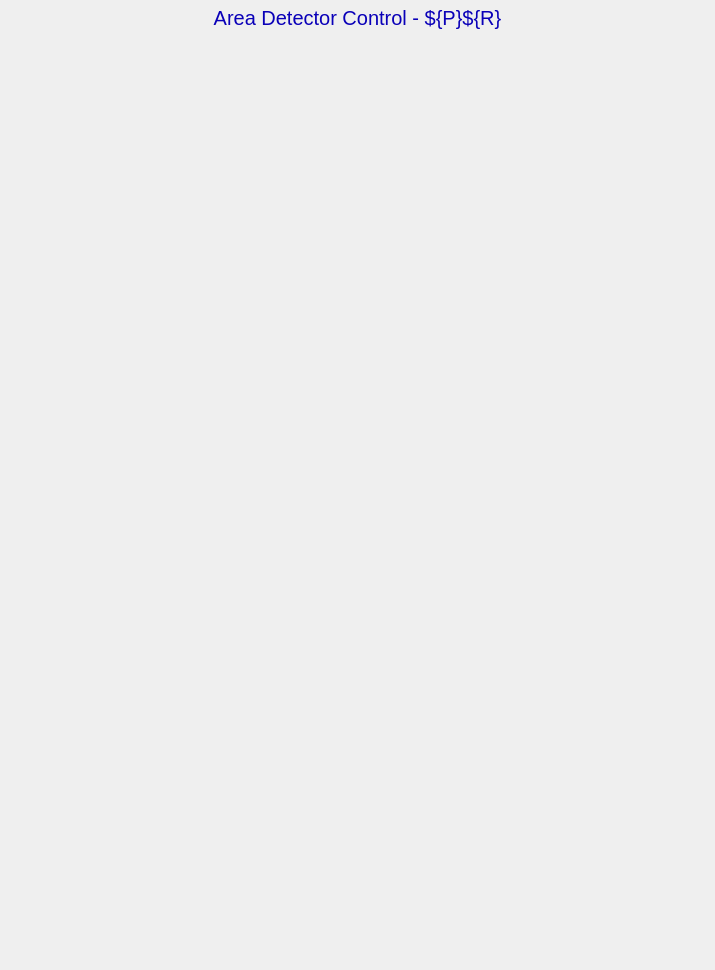
<?xml version="1.0" ?>
<ui version="4.0">
  <class>Dialog</class>
  <widget class="PyDMFrame" name="screen">
    <property name="geometry">
      <rect>
        <x>670</x>
        <y>172</y>
        <width>715</width>
        <height>970</height>
      </rect>
    </property>
    <property name="minimumSize">
      <size>
        <width>715</width>
        <height>970</height>
      </size>
    </property>
    <property name="styleSheet">
      <string notr="true">PyDMFrame#screen {
  color: rgb(0, 0, 0);
  background-color: rgb(187, 187, 187);
  }</string>
    </property>
    <property name="windowTitle">
      <string>ADBase</string>
    </property>
    <layout class="QGridLayout" name="gridLayout" columnstretch="5,1,349,1,4,350,5" rowstretch="4,1,24,1,5,165,5,170,5,80,5,220,5,155,5,5,55,55,5">
      <property name="leftMargin">
        <number>0</number>
      </property>
      <property name="topMargin">
        <number>0</number>
      </property>
      <property name="rightMargin">
        <number>0</number>
      </property>
      <property name="bottomMargin">
        <number>0</number>
      </property>
      <property name="horizontalSpacing">
        <number>0</number>
      </property>
      <property name="verticalSpacing">
        <number>0</number>
      </property>
      <item row="1" column="0" rowspan="2" colspan="7">
        <widget class="PyDMDrawingRectangle" name="rectangle">
          <property name="geometry">
            <rect>
              <x>0</x>
              <y>4</y>
              <width>715</width>
              <height>25</height>
            </rect>
          </property>
          <property name="sizePolicy">
            <sizepolicy hsizetype="Ignored" vsizetype="Ignored">
              <horstretch>0</horstretch>
              <verstretch>0</verstretch>
            </sizepolicy>
          </property>
          <property name="brush" stdset="0">
            <brush brushstyle="SolidPattern">
              <color alpha="255">
                <red>218</red>
                <green>218</green>
                <blue>218</blue>
              </color>
            </brush>
          </property>
          <property name="penStyle" stdset="0">
            <enum>Qt::SolidLine</enum>
          </property>
          <property name="penColor" stdset="0">
            <color>
              <red>218</red>
              <green>218</green>
              <blue>218</blue>
            </color>
          </property>
          <property name="penWidth" stdset="0">
            <double>0</double>
          </property>
          <property name="penCapStyle" stdset="0">
            <enum>Qt::FlatCap</enum>
          </property>
          <property name="toolTip">
            <string>rectangle</string>
          </property>
        </widget>
      </item>
      <item row="5" column="2" rowspan="3" colspan="2">
        <widget class="PyDMEmbeddedDisplay" name="composite">
          <property name="geometry">
            <rect>
              <x>6</x>
              <y>35</y>
              <width>350</width>
              <height>340</height>
            </rect>
          </property>
          <property name="sizePolicy">
            <sizepolicy hsizetype="Ignored" vsizetype="Ignored">
              <horstretch>0</horstretch>
              <verstretch>0</verstretch>
            </sizepolicy>
          </property>
          <property name="toolTip">
            <string>composite</string>
          </property>
          <property name="filename" stdset="0">
            <string>ADSetup.ui</string>
          </property>
        </widget>
      </item>
      <item row="5" column="5">
        <widget class="PyDMEmbeddedDisplay" name="composite_1">
          <property name="geometry">
            <rect>
              <x>360</x>
              <y>35</y>
              <width>350</width>
              <height>165</height>
            </rect>
          </property>
          <property name="sizePolicy">
            <sizepolicy hsizetype="Ignored" vsizetype="Ignored">
              <horstretch>0</horstretch>
              <verstretch>0</verstretch>
            </sizepolicy>
          </property>
          <property name="toolTip">
            <string>composite_1</string>
          </property>
          <property name="filename" stdset="0">
            <string>ADShutter.ui</string>
          </property>
        </widget>
      </item>
      <item row="16" column="5" rowspan="2">
        <widget class="PyDMEmbeddedDisplay" name="composite_2">
          <property name="geometry">
            <rect>
              <x>360</x>
              <y>855</y>
              <width>350</width>
              <height>110</height>
            </rect>
          </property>
          <property name="sizePolicy">
            <sizepolicy hsizetype="Ignored" vsizetype="Ignored">
              <horstretch>0</horstretch>
              <verstretch>0</verstretch>
            </sizepolicy>
          </property>
          <property name="toolTip">
            <string>composite_2</string>
          </property>
          <property name="filename" stdset="0">
            <string>ADAttrFile.ui</string>
          </property>
        </widget>
      </item>
      <item row="15" column="1" rowspan="2" colspan="2">
        <widget class="PyDMEmbeddedDisplay" name="composite_3">
          <property name="geometry">
            <rect>
              <x>5</x>
              <y>850</y>
              <width>350</width>
              <height>60</height>
            </rect>
          </property>
          <property name="sizePolicy">
            <sizepolicy hsizetype="Ignored" vsizetype="Ignored">
              <horstretch>0</horstretch>
              <verstretch>0</verstretch>
            </sizepolicy>
          </property>
          <property name="toolTip">
            <string>composite_3</string>
          </property>
          <property name="filename" stdset="0">
            <string>ADDriverFile.ui</string>
          </property>
        </widget>
      </item>
      <item row="11" column="1" rowspan="3" colspan="2">
        <widget class="PyDMEmbeddedDisplay" name="composite_4">
          <property name="geometry">
            <rect>
              <x>5</x>
              <y>465</y>
              <width>350</width>
              <height>380</height>
            </rect>
          </property>
          <property name="sizePolicy">
            <sizepolicy hsizetype="Ignored" vsizetype="Ignored">
              <horstretch>0</horstretch>
              <verstretch>0</verstretch>
            </sizepolicy>
          </property>
          <property name="toolTip">
            <string>composite_4</string>
          </property>
          <property name="filename" stdset="0">
            <string>ADReadout.ui</string>
          </property>
        </widget>
      </item>
      <item row="7" column="5" rowspan="5">
        <widget class="PyDMEmbeddedDisplay" name="composite_5">
          <property name="geometry">
            <rect>
              <x>360</x>
              <y>205</y>
              <width>350</width>
              <height>480</height>
            </rect>
          </property>
          <property name="sizePolicy">
            <sizepolicy hsizetype="Ignored" vsizetype="Ignored">
              <horstretch>0</horstretch>
              <verstretch>0</verstretch>
            </sizepolicy>
          </property>
          <property name="toolTip">
            <string>composite_5</string>
          </property>
          <property name="filename" stdset="0">
            <string>ADCollect.ui</string>
          </property>
        </widget>
      </item>
      <item row="9" column="1" colspan="2">
        <widget class="PyDMEmbeddedDisplay" name="composite_6">
          <property name="geometry">
            <rect>
              <x>5</x>
              <y>380</y>
              <width>350</width>
              <height>80</height>
            </rect>
          </property>
          <property name="sizePolicy">
            <sizepolicy hsizetype="Ignored" vsizetype="Ignored">
              <horstretch>0</horstretch>
              <verstretch>0</verstretch>
            </sizepolicy>
          </property>
          <property name="toolTip">
            <string>composite_6</string>
          </property>
          <property name="filename" stdset="0">
            <string>ADPlugins.ui</string>
          </property>
        </widget>
      </item>
      <item row="13" column="5" rowspan="2">
        <widget class="PyDMEmbeddedDisplay" name="composite_7">
          <property name="geometry">
            <rect>
              <x>360</x>
              <y>690</y>
              <width>350</width>
              <height>160</height>
            </rect>
          </property>
          <property name="sizePolicy">
            <sizepolicy hsizetype="Ignored" vsizetype="Ignored">
              <horstretch>0</horstretch>
              <verstretch>0</verstretch>
            </sizepolicy>
          </property>
          <property name="toolTip">
            <string>composite_7</string>
          </property>
          <property name="filename" stdset="0">
            <string>ADBuffers.ui</string>
          </property>
        </widget>
      </item>
      <item row="2" column="0" rowspan="2" colspan="7">
        <widget class="QLabel" name="text">
          <property name="geometry">
            <rect>
              <x>0</x>
              <y>5</y>
              <width>715</width>
              <height>25</height>
            </rect>
          </property>
          <property name="sizePolicy">
            <sizepolicy hsizetype="Ignored" vsizetype="Ignored">
              <horstretch>0</horstretch>
              <verstretch>0</verstretch>
            </sizepolicy>
          </property>
          <property name="text">
            <string>Area Detector Control - ${P}${R}</string>
          </property>
          <property name="font">
            <font>
              <pointsize>15</pointsize>
            </font>
          </property>
          <property name="brush" stdset="0">
            <brush brushstyle="SolidPattern">
              <color alpha="255">
                <red>10</red>
                <green>0</green>
                <blue>184</blue>
              </color>
            </brush>
          </property>
          <property name="toolTip">
            <string>text</string>
          </property>
          <property name="alignment">
            <set>Qt::AlignCenter</set>
          </property>
          <property name="styleSheet">
            <string notr="true">QLabel#text {
  color: rgb(10, 0, 184);
  }</string>
          </property>
        </widget>
      </item>
    </layout>
    <zorder>rectangle</zorder>
    <zorder>composite</zorder>
    <zorder>composite_1</zorder>
    <zorder>composite_2</zorder>
    <zorder>composite_3</zorder>
    <zorder>composite_4</zorder>
    <zorder>composite_5</zorder>
    <zorder>composite_6</zorder>
    <zorder>composite_7</zorder>
    <zorder>text</zorder>
  </widget>
  <customwidgets>
    <customwidget>
      <class>PyDMDrawingRectangle</class>
      <extends>QWidget</extends>
      <header>pydm.widgets.drawing</header>
    </customwidget>
    <customwidget>
      <class>PyDMEmbeddedDisplay</class>
      <extends>QFrame</extends>
      <header>pydm.widgets.embedded_display</header>
    </customwidget>
    <customwidget>
      <class>PyDMLabel</class>
      <extends>QLabel</extends>
      <header>pydm.widgets.label</header>
    </customwidget>
    <customwidget>
      <class>PyDMFrame</class>
      <extends>QFrame</extends>
      <header>pydm.widgets.frame</header>
    </customwidget>
  </customwidgets>
</ui>
